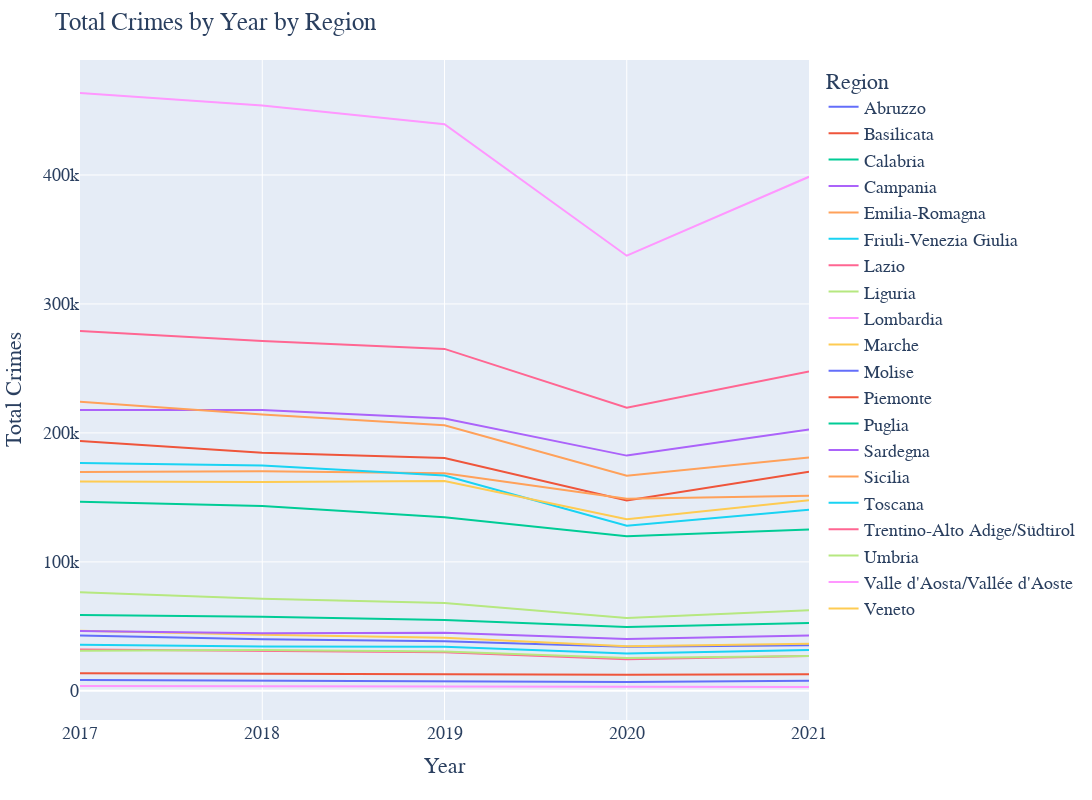

Write notebook code for a chart like this one.
### Code cell
plot_crime_regions(crime_totals)

### Figure 1 — Plotly figure (JSON) as saved in the notebook; plotly's stock layout.template omitted (floating-point values rounded to 4 significant figures)
{"data": [{"hovertemplate": "Region=Abruzzo<br>Date=%{x|Dec %Y}<br>Total Crimes=%{y:,}<extra></extra>", "legendgroup": "Abruzzo", "line": {"color": "#636efa", "dash": "solid"}, "marker": {"symbol": "circle"}, "mode": "lines", "name": "Abruzzo", "orientation": "v", "showlegend": true, "type": "scatter", "x": [2017, 2018, 2019, 2020, 2021], "xaxis": "x", "y": [42847, 40038, 38381, 34250, 35324], "yaxis": "y"}, {"hovertemplate": "Region=Basilicata<br>Date=%{x|Dec %Y}<br>Total Crimes=%{y:,}<extra></extra>", "legendgroup": "Basilicata", "line": {"color": "#EF553B", "dash": "solid"}, "marker": {"symbol": "circle"}, "mode": "lines", "name": "Basilicata", "orientation": "v", "showlegend": true, "type": "scatter", "x": [2017, 2018, 2019, 2020, 2021], "xaxis": "x", "y": [13690, 13226, 13076, 12551, 12907], "yaxis": "y"}, {"hovertemplate": "Region=Calabria<br>Date=%{x|Dec %Y}<br>Total Crimes=%{y:,}<extra></extra>", "legendgroup": "Calabria", "line": {"color": "#00cc96", "dash": "solid"}, "marker": {"symbol": "circle"}, "mode": "lines", "name": "Calabria", "orientation": "v", "showlegend": true, "type": "scatter", "x": [2017, 2018, 2019, 2020, 2021], "xaxis": "x", "y": [58733, 57531, 54859, 49476, 52530], "yaxis": "y"}, {"hovertemplate": "Region=Campania<br>Date=%{x|Dec %Y}<br>Total Crimes=%{y:,}<extra></extra>", "legendgroup": "Campania", "line": {"color": "#ab63fa", "dash": "solid"}, "marker": {"symbol": "circle"}, "mode": "lines", "name": "Campania", "orientation": "v", "showlegend": true, "type": "scatter", "x": [2017, 2018, 2019, 2020, 2021], "xaxis": "x", "y": [217846, 217743, 211182, 182419, 202698], "yaxis": "y"}, {"hovertemplate": "Region=Emilia-Romagna<br>Date=%{x|Dec %Y}<br>Total Crimes=%{y:,}<extra></extra>", "legendgroup": "Emilia-Romagna", "line": {"color": "#FFA15A", "dash": "solid"}, "marker": {"symbol": "circle"}, "mode": "lines", "name": "Emilia-Romagna", "orientation": "v", "showlegend": true, "type": "scatter", "x": [2017, 2018, 2019, 2020, 2021], "xaxis": "x", "y": [224240, 214257, 205999, 166883, 181014], "yaxis": "y"}, {"hovertemplate": "Region=Friuli-Venezia Giulia<br>Date=%{x|Dec %Y}<br>Total Crimes=%{y:,}<extra></extra>", "legendgroup": "Friuli-Venezia Giulia", "line": {"color": "#19d3f3", "dash": "solid"}, "marker": {"symbol": "circle"}, "mode": "lines", "name": "Friuli-Venezia Giulia", "orientation": "v", "showlegend": true, "type": "scatter", "x": [2017, 2018, 2019, 2020, 2021], "xaxis": "x", "y": [35672, 34369, 34277, 29016, 31706], "yaxis": "y"}, {"hovertemplate": "Region=Lazio<br>Date=%{x|Dec %Y}<br>Total Crimes=%{y:,}<extra></extra>", "legendgroup": "Lazio", "line": {"color": "#FF6692", "dash": "solid"}, "marker": {"symbol": "circle"}, "mode": "lines", "name": "Lazio", "orientation": "v", "showlegend": true, "type": "scatter", "x": [2017, 2018, 2019, 2020, 2021], "xaxis": "x", "y": [279066, 271344, 265139, 219485, 247705], "yaxis": "y"}, {"hovertemplate": "Region=Liguria<br>Date=%{x|Dec %Y}<br>Total Crimes=%{y:,}<extra></extra>", "legendgroup": "Liguria", "line": {"color": "#B6E880", "dash": "solid"}, "marker": {"symbol": "circle"}, "mode": "lines", "name": "Liguria", "orientation": "v", "showlegend": true, "type": "scatter", "x": [2017, 2018, 2019, 2020, 2021], "xaxis": "x", "y": [76443, 71466, 68177, 56550, 62548], "yaxis": "y"}, {"hovertemplate": "Region=Lombardia<br>Date=%{x|Dec %Y}<br>Total Crimes=%{y:,}<extra></extra>", "legendgroup": "Lombardia", "line": {"color": "#FF97FF", "dash": "solid"}, "marker": {"symbol": "circle"}, "mode": "lines", "name": "Lombardia", "orientation": "v", "showlegend": true, "type": "scatter", "x": [2017, 2018, 2019, 2020, 2021], "xaxis": "x", "y": [463579, 453969, 439302, 337406, 398610], "yaxis": "y"}, {"hovertemplate": "Region=Marche<br>Date=%{x|Dec %Y}<br>Total Crimes=%{y:,}<extra></extra>", "legendgroup": "Marche", "line": {"color": "#FECB52", "dash": "solid"}, "marker": {"symbol": "circle"}, "mode": "lines", "name": "Marche", "orientation": "v", "showlegend": true, "type": "scatter", "x": [2017, 2018, 2019, 2020, 2021], "xaxis": "x", "y": [46597, 43505, 41240, 34588, 36617], "yaxis": "y"}, {"hovertemplate": "Region=Molise<br>Date=%{x|Dec %Y}<br>Total Crimes=%{y:,}<extra></extra>", "legendgroup": "Molise", "line": {"color": "#636efa", "dash": "solid"}, "marker": {"symbol": "circle"}, "mode": "lines", "name": "Molise", "orientation": "v", "showlegend": true, "type": "scatter", "x": [2017, 2018, 2019, 2020, 2021], "xaxis": "x", "y": [8411, 8052, 7789, 6926, 7858], "yaxis": "y"}, {"hovertemplate": "Region=Piemonte<br>Date=%{x|Dec %Y}<br>Total Crimes=%{y:,}<extra></extra>", "legendgroup": "Piemonte", "line": {"color": "#EF553B", "dash": "solid"}, "marker": {"symbol": "circle"}, "mode": "lines", "name": "Piemonte", "orientation": "v", "showlegend": true, "type": "scatter", "x": [2017, 2018, 2019, 2020, 2021], "xaxis": "x", "y": [193783, 184594, 180478, 147640, 169903], "yaxis": "y"}, {"hovertemplate": "Region=Puglia<br>Date=%{x|Dec %Y}<br>Total Crimes=%{y:,}<extra></extra>", "legendgroup": "Puglia", "line": {"color": "#00cc96", "dash": "solid"}, "marker": {"symbol": "circle"}, "mode": "lines", "name": "Puglia", "orientation": "v", "showlegend": true, "type": "scatter", "x": [2017, 2018, 2019, 2020, 2021], "xaxis": "x", "y": [146543, 143374, 134618, 119851, 125146], "yaxis": "y"}, {"hovertemplate": "Region=Sardegna<br>Date=%{x|Dec %Y}<br>Total Crimes=%{y:,}<extra></extra>", "legendgroup": "Sardegna", "line": {"color": "#ab63fa", "dash": "solid"}, "marker": {"symbol": "circle"}, "mode": "lines", "name": "Sardegna", "orientation": "v", "showlegend": true, "type": "scatter", "x": [2017, 2018, 2019, 2020, 2021], "xaxis": "x", "y": [46371, 44703, 45032, 40258, 42919], "yaxis": "y"}, {"hovertemplate": "Region=Sicilia<br>Date=%{x|Dec %Y}<br>Total Crimes=%{y:,}<extra></extra>", "legendgroup": "Sicilia", "line": {"color": "#FFA15A", "dash": "solid"}, "marker": {"symbol": "circle"}, "mode": "lines", "name": "Sicilia", "orientation": "v", "showlegend": true, "type": "scatter", "x": [2017, 2018, 2019, 2020, 2021], "xaxis": "x", "y": [169791, 170300, 168731, 149017, 151233], "yaxis": "y"}, {"hovertemplate": "Region=Toscana<br>Date=%{x|Dec %Y}<br>Total Crimes=%{y:,}<extra></extra>", "legendgroup": "Toscana", "line": {"color": "#19d3f3", "dash": "solid"}, "marker": {"symbol": "circle"}, "mode": "lines", "name": "Toscana", "orientation": "v", "showlegend": true, "type": "scatter", "x": [2017, 2018, 2019, 2020, 2021], "xaxis": "x", "y": [176763, 174784, 166919, 128010, 140460], "yaxis": "y"}, {"hovertemplate": "Region=Trentino-Alto Adige/Südtirol<br>Date=%{x|Dec %Y}<br>Total Crimes=%{y:,}<extra></extra>", "legendgroup": "Trentino-Alto Adige/Südtirol", "line": {"color": "#FF6692", "dash": "solid"}, "marker": {"symbol": "circle"}, "mode": "lines", "name": "Trentino-Alto Adige/Südtirol", "orientation": "v", "showlegend": true, "type": "scatter", "x": [2017, 2018, 2019, 2020, 2021], "xaxis": "x", "y": [32167, 31241, 29979, 24492, 26957], "yaxis": "y"}, {"hovertemplate": "Region=Umbria<br>Date=%{x|Dec %Y}<br>Total Crimes=%{y:,}<extra></extra>", "legendgroup": "Umbria", "line": {"color": "#B6E880", "dash": "solid"}, "marker": {"symbol": "circle"}, "mode": "lines", "name": "Umbria", "orientation": "v", "showlegend": true, "type": "scatter", "x": [2017, 2018, 2019, 2020, 2021], "xaxis": "x", "y": [31115, 31632, 30457, 25437, 27109], "yaxis": "y"}, {"hovertemplate": "Region=Valle d'Aosta/Vallée d'Aoste<br>Date=%{x|Dec %Y}<br>Total Crimes=%{y:,}<extra></extra>", "legendgroup": "Valle d'Aosta/Vallée d'Aoste", "line": {"color": "#FF97FF", "dash": "solid"}, "marker": {"symbol": "circle"}, "mode": "lines", "name": "Valle d'Aosta/Vallée d'Aoste", "orientation": "v", "showlegend": true, "type": "scatter", "x": [2017, 2018, 2019, 2020, 2021], "xaxis": "x", "y": [3766, 3684, 3410, 3197, 2999], "yaxis": "y"}, {"hovertemplate": "Region=Veneto<br>Date=%{x|Dec %Y}<br>Total Crimes=%{y:,}<extra></extra>", "legendgroup": "Veneto", "line": {"color": "#FECB52", "dash": "solid"}, "marker": {"symbol": "circle"}, "mode": "lines", "name": "Veneto", "orientation": "v", "showlegend": true, "type": "scatter", "x": [2017, 2018, 2019, 2020, 2021], "xaxis": "x", "y": [162365, 161958, 162682, 133160, 147852], "yaxis": "y"}], "layout": {"font": {"color": "Dark Blue", "family": "Arial", "size": 18}, "height": 800, "legend": {"title": {"text": "Region"}, "tracegroupgap": 0}, "margin": {"t": 60}, "title": {"text": "Total Crimes by Year by Region"}, "width": 1200, "xaxis": {"anchor": "y", "domain": [0, 1], "dtick": 1, "tick0": 1, "tickmode": "linear", "title": {"text": "Year"}}, "yaxis": {"anchor": "x", "domain": [0, 1], "title": {"text": "Total Crimes"}}}}
